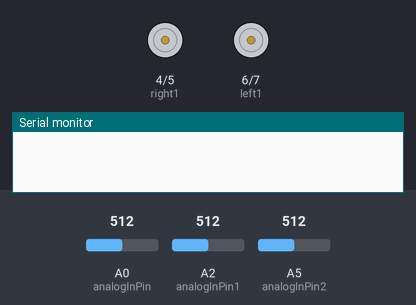
Bench run of a sketch on a simulated Arduino Uno, built with avr-gcc and run on an emulated ATmega328P. Shown: motor-driver pin pairs drawn as motors (green arrow = first pin HIGH = forward, orange = second pin HIGH = backward, longer = more drive), the last lines printed to the serial monitor. The inputs (shaded band) are chosen by the test bench; at power-on: A0 (analogInPin) = 512, A2 (analogInPin1) = 512, A5 (analogInPin2) = 512.

Above: at 1.3 s.
1.4 s: A0 (analogInPin) set to 111
3.2 s: A0 (analogInPin) set to 96
At 4.05 s:
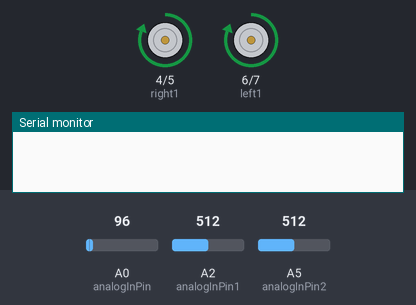
6.2 s: A2 (analogInPin1) set to 108
9.2 s: A2 (analogInPin1) set to 90
12.2 s: A5 (analogInPin2) set to 122
At 12.35 s:
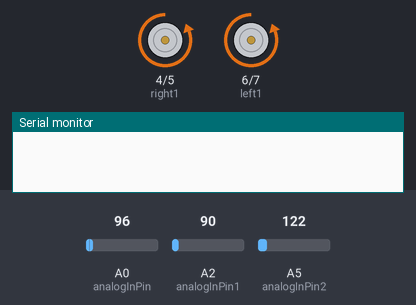
15.2 s: A2 (analogInPin1) set to 110
At 17.95 s:
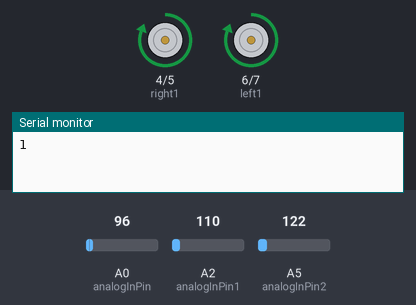
Timing chart, 0 to 19.2 s (numbered marks = the images above; inputs shaded):
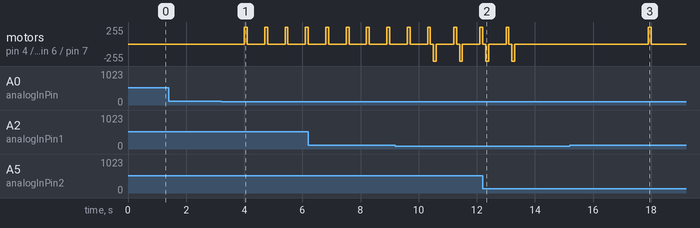

The sketch:

solar-tracker.ino
```cpp
#define left1 6
#define left2 7
#define right1 4
#define right2 5


int LDRValue1 = 0;
int LDRValue2 = 0;

const int analogInPin = A0;
const int analogInPin1 = A2;
const int analogInPin2 = A5;

int sensorValue = 0;
int sensorValue1 = 0;
int sensorValue2 = 0;
void setup() {
  // put your setup code here, to run once:
  Serial.begin(9600);
pinMode(left1,OUTPUT);
pinMode(left2,OUTPUT);
pinMode(right1,OUTPUT);
pinMode(right2,OUTPUT);
}

void loop() {
    sensorValue = analogRead(analogInPin);
  sensorValue1 = analogRead(analogInPin1);
  sensorValue2 = analogRead(analogInPin2);
  delay(500);
  //Serial.print(sensorValue);
  //Serial.print("-----------");
  //Serial.print(sensorValue1);
  //Serial.print("-----------");
  //Serial.println(sensorValue2);
//Serial.println();
  if(sensorValue<=100)
  {
  //Serial.print("1");
  digitalWrite(left1,HIGH);
  digitalWrite(left2,LOW);
   digitalWrite(right1,HIGH);
  digitalWrite(right2,LOW);
  delay(100);
  digitalWrite(left1,LOW);
  digitalWrite(left2,LOW);
   digitalWrite(right1,LOW);
  digitalWrite(right2,LOW);
  delay(100);
    }

  if(sensorValue1<=100)
  {
  //Serial.print("0");
  digitalWrite(left1,LOW);
  digitalWrite(left2,HIGH);
   digitalWrite(right1,LOW);
  digitalWrite(right2,HIGH);
  delay(100);
  digitalWrite(left1,LOW);
  digitalWrite(left2,LOW);
   digitalWrite(right1,LOW);
  digitalWrite(right2,LOW);
  delay(100);
   }
  else
  {

      digitalWrite(left1,LOW);
  digitalWrite(left2,LOW);
   digitalWrite(right1,LOW);
  digitalWrite(right2,LOW);
  }
  if(sensorValue2<=125)
  {
   Serial.print("1");
    delay(4000);
  }
}
```

Measured:
- the behaviour switches between 101 and 100 on A0 (analogInPin) (found by bisection; images 0 and 1)
- after the input at 1.4 s, every drawn part: stays the same
- after the input at 3.2 s, motor on pin 4 (right1) / pin 5 (right2), motor on pin 6 (left1) / pin 7 (left2): alternates forward 255/255 for 0.10 s and stopped for 0.60 s, starting after 0.80 s
- after the input at 12.2 s, motor on pin 4 (right1) / pin 5 (right2), motor on pin 6 (left1) / pin 7 (left2): goes on until 13.3 s, then stays stopped
- after the input at 15.2 s, motor on pin 4 (right1) / pin 5 (right2), motor on pin 6 (left1) / pin 7 (left2): goes on until 18.0 s, then stays stopped
